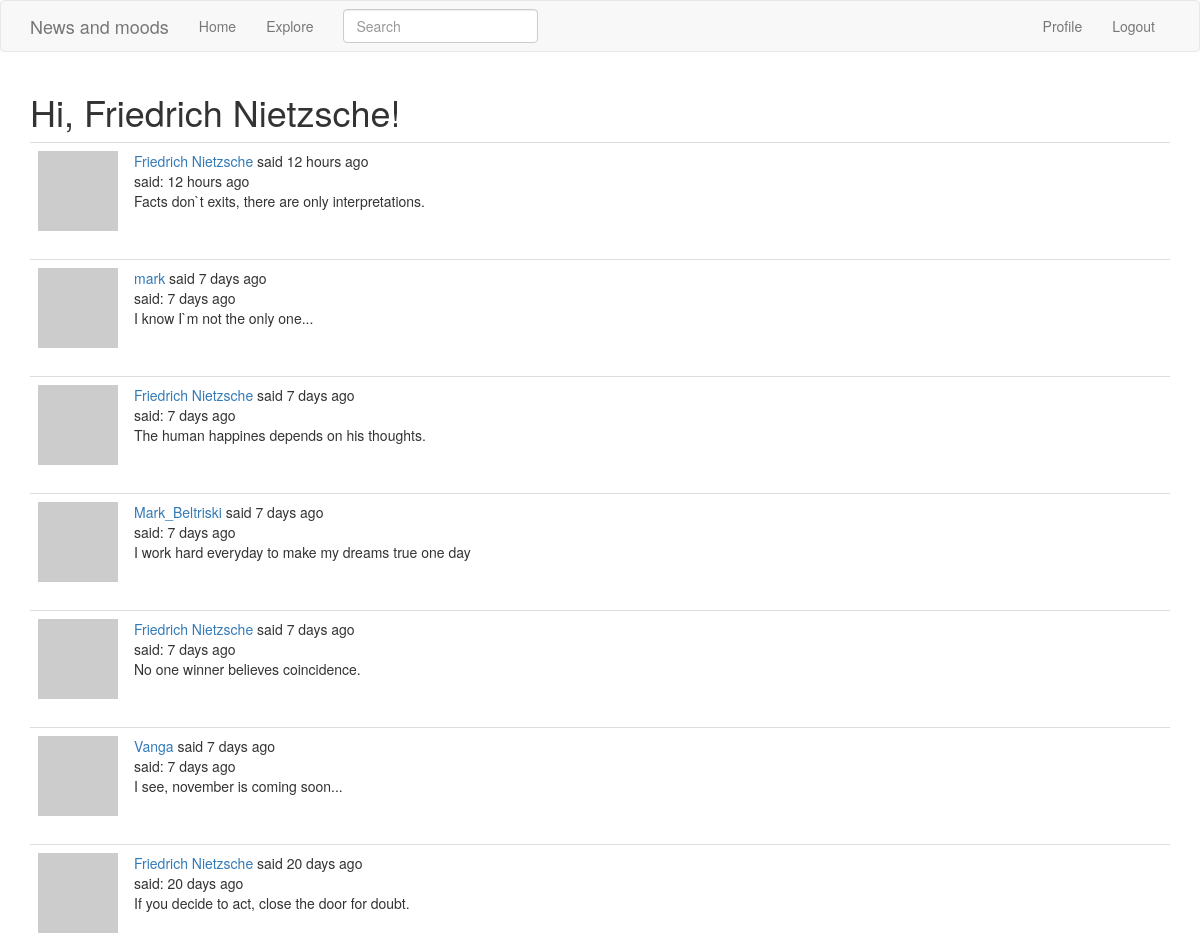
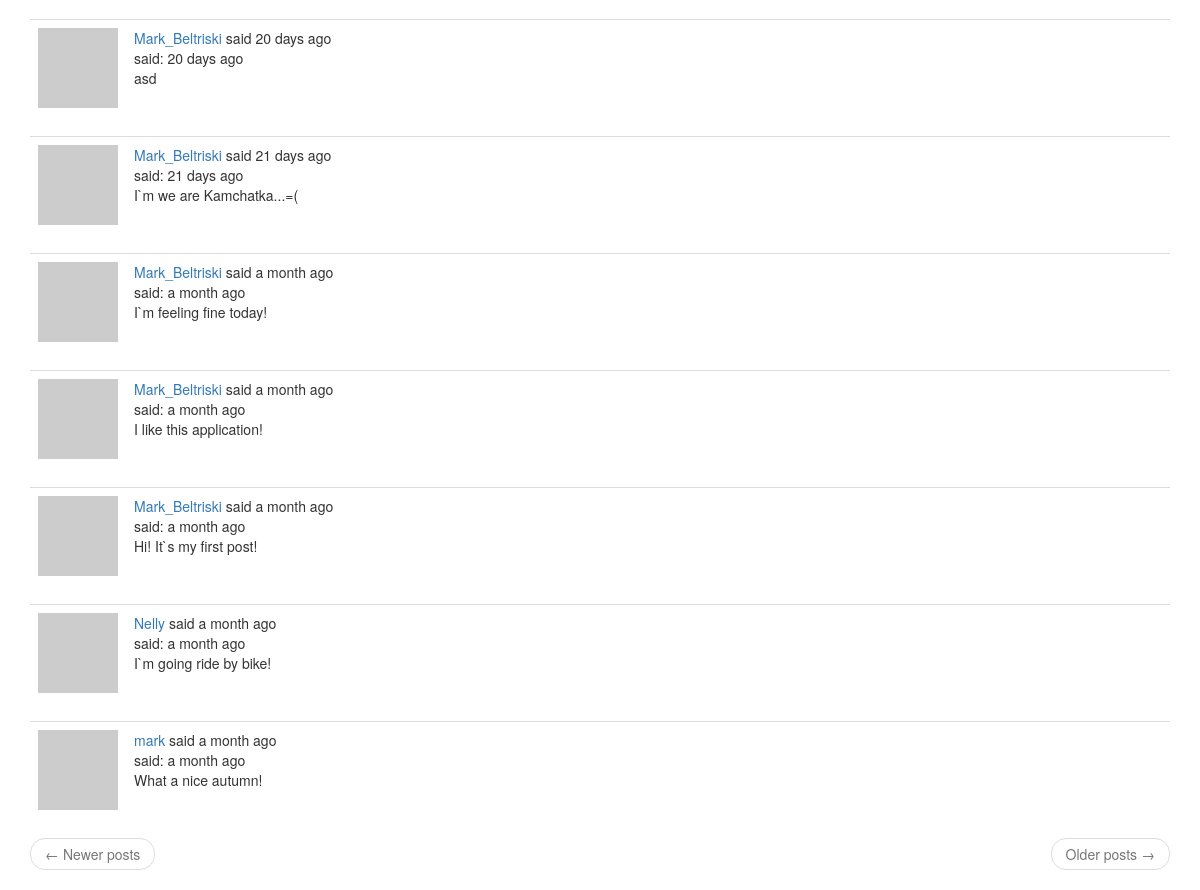
Screenshot of /explore (signed in) with the database file from the repository (2 pictures, top to bottom).
### app/models.py (models this page shows, shortened)
class User(UserMixin, db.Model):
    id = db.Column(db.Integer, primary_key=True)
    username = db.Column(db.String(64), index=True, unique=True)
    email = db.Column(db.String(120), index=True, unique=True)
    password_hash = db.Column(db.String(128))
    posts = db.relationship('Post', backref='author', lazy='dynamic')
    about_me = db.Column(db.String(140))
    last_seen = db.Column(db.DateTime, default=datetime.utcnow)
    followed = db.relationship(
        'User', secondary=followers,
        primaryjoin=(followers.c.follower_id == id),
        secondaryjoin=(followers.c.followed_id == id),
        backref=db.backref('followers', lazy='dynamic'), lazy='dynamic')
    def avatar(self, size):
        digest = md5(self.email.lower().encode('utf-8')).hexdigest()
        return 'https://www.gravatar.com/avatar/{}?d=identicon&s={}'.format(
            digest, size)

class SearchableMixin(object):
    @classmethod
    def before_commit(cls, session):
        session._changes = {
            'add': list(session.new),
            'update': list(session.dirty),
            'delete': list(session.deleted)
        }
    @classmethod
    def after_commit(cls, session):
        for obj in session._changes['add']:
            if isinstance(obj, SearchableMixin):
                add_to_index(obj.__tablename__, obj)
        for obj in session._changes['update']:
            if isinstance(obj, SearchableMixin):
                add_to_index(obj.__tablename__, obj)
        for obj in session._changes['delete']:
            if isinstance(obj, SearchableMixin):
                remove_from_index(obj.__tablename__, obj)
        session._changes = None

class Post(SearchableMixin, db.Model):
    __searchable__ = ['body']
    id = db.Column(db.Integer, primary_key=True)
    body = db.Column(db.String(140))
    timestamp = db.Column(db.DateTime, index=True, default=datetime.utcnow)
    user_id = db.Column(db.Integer, db.ForeignKey('user.id'))

### app/main/routes.py (the view)
@bp.route('/explore')
@login_required
def explore():
    page = request.args.get('page', 1, type=int)
    posts = Post.query.order_by(Post.timestamp.desc()).paginate(
        page, current_app.config['POST_PER_PAGE'], False)
    next_url = url_for('main.explore', page=posts.next_num) \
        if posts.has_next else None
    prev_url = url_for('main.explore', page=posts.prev_num) \
        if posts.has_prev else None
    return render_template('index.html', title='Explore', posts=posts.items, next_url=next_url,
                           prev_url=prev_url)

### app/main/forms.py
class SearchForm(FlaskForm):
    q = StringField('Search', validators=[DataRequired()])
    def __init__(self, *args, **kwargs):
        if 'formdata' not in kwargs:
            kwargs['formdata'] = request.args
        if 'csrf_enabled' not in kwargs:
            kwargs['csrf_enabled'] = False
        super(SearchForm, self).__init__(*args, **kwargs)

### app/main/routes.py (called while the page is built)
@bp.before_request
def before_request():
    if current_user.is_authenticated:
        current_user.last_seen = datetime.utcnow()
        db.session.commit()

@bp.before_request
def before_request():
    if current_user.is_authenticated:
        current_user.last_seen = datetime.utcnow()
        db.session.commit()
        g.search_form = SearchForm()
    g.locale = str(get_locale())

### app/models.py (called while the page is built)
@login.user_loader
def load_user(id):
    return User.query.get(int(id))

### app/templates/index.html (shortened to what this page needs)
{% extends "base.html" %}
{% import 'bootstrap/wtf.html' as wtf %}
{% block app_content %}
    <h1>Hi, {{ current_user.username }}!</h1>
     {% for post in posts %}
        {% include '_post.html' %}
    {% endfor %}
    <nav aria-label="...">
        <ul class="pager">
            <li class="previous{% if not prev_url %} disabled{% endif %}">
                <a href="{{ prev_url or '#' }}">
                    <span aria-hidden="true">&larr;</span> Newer posts
                </a>
            </li>
            <li class="next{% if not next_url %} disabled{% endif %}">
                <a href="{{ next_url or '#' }}">
                    Older posts <span aria-hidden="true">&rarr;</span>
                </a>
            </li>
        </ul>
    </nav>
{% endblock %}

### app/templates/_post.html (shortened to what this page needs)
<table class="table table-hover">
    <tr>
        <td width="70px">
            <a href="{{ url_for('main.user', username=post.author.username) }}">
                <img src="{{ post.author.avatar(70) }}" />
            </a>
        </td>
        <td>
            {{ user_link }} said {{ moment(post.timestamp).fromNow() }}
            <br>
            said: {{ moment(post.timestamp).fromNow() }}
            <br>
            {{ post.body }}
        </td>
    </tr>
</table>

### rows the page displays
User: username "Friedrich Nietzsche"
Post: user_link "Friedrich Nietzsche", timestamp "12 hours ago", body "Facts don`t exits, there are only interpretations."
Post: user_link "mark", timestamp "7 days ago", body "I know I`m not the only one..."
Post: user_link "Friedrich Nietzsche", timestamp "7 days ago", body "The human happines depends on his thoughts."
Post: user_link "Mark_Beltriski", timestamp "7 days ago", body "I work hard everyday to make my dreams true one day"
Post: user_link "Friedrich Nietzsche", timestamp "7 days ago", body "No one winner believes coincidence."
Post: user_link "Vanga", timestamp "7 days ago", body "I see, november is coming soon..."
Post: user_link "Friedrich Nietzsche", timestamp "20 days ago", body "If you decide to act, close the door for doubt."
Post: user_link "Mark_Beltriski", timestamp "20 days ago", body "asd"
Post: user_link "Mark_Beltriski", timestamp "21 days ago", body "I`m we are Kamchatka...=("
Post: user_link "Mark_Beltriski", timestamp "a month ago", body "I`m feeling fine today!"
Post: user_link "Mark_Beltriski", timestamp "a month ago", body "I like this application!"
Post: user_link "Mark_Beltriski", timestamp "a month ago", body "Hi! It`s my first post!"
Post: user_link "Nelly", timestamp "a month ago", body "I`m going ride by bike!"
Post: user_link "mark", timestamp "a month ago", body "What a nice autumn!"
